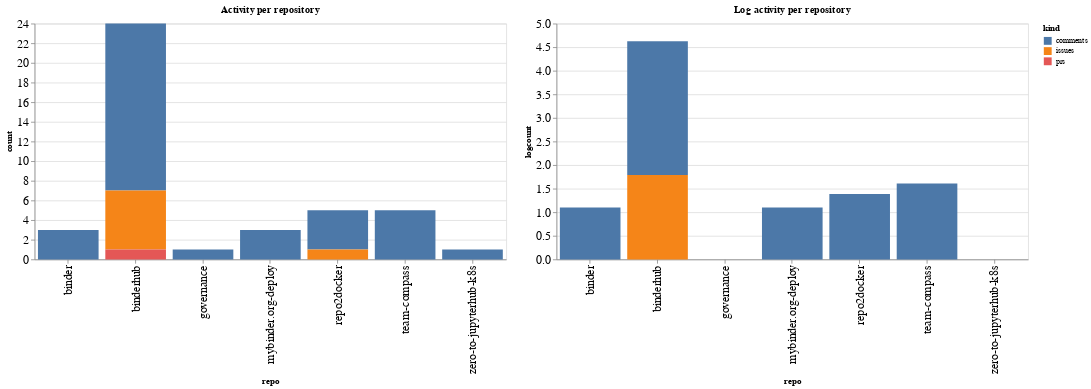

The cell this chart's notebook holds for it:
### Code cell
ch1 = alt.Chart(repo_summaries, width=600, title="Activity per repository").mark_bar().encode(
    x='repo',
    y='count',
    color='kind',
    tooltip="kind"
)

ch2 = alt.Chart(repo_summaries, width=600, title="Log activity per repository").mark_bar().encode(
    x='repo',
    y='logcount',
    color='kind',
    tooltip="kind"
)

ch1 | ch2

### Figure 1 — Vega-Lite specification as saved in the notebook (floating-point values rounded to 4 significant figures)
{"config": {"axisLeft": {"labelFontSize": 15}, "axisBottom": {"labelFontSize": 15}}, "hconcat": [{"mark": "bar", "encoding": {"color": {"type": "nominal", "field": "kind"}, "tooltip": {"type": "nominal", "field": "kind"}, "x": {"type": "nominal", "field": "repo"}, "y": {"type": "quantitative", "field": "count"}}, "title": "Activity per repository", "width": 600}, {"mark": "bar", "encoding": {"color": {"type": "nominal", "field": "kind"}, "tooltip": {"type": "nominal", "field": "kind"}, "x": {"type": "nominal", "field": "repo"}, "y": {"type": "quantitative", "field": "logcount"}}, "title": "Log activity per repository", "width": 600}], "data": {"name": "data-8907379c2570c79de4999f9236ee77ec"}, "$schema": "https://vega.github.io/schema/vega-lite/v4.8.1.json", "datasets": {"data-8907379c2570c79de4999f9236ee77ec": [{"repo": "binder", "kind": "comments", "count": 3, "logcount": 1.099}, {"repo": "binderhub", "kind": "comments", "count": 17, "logcount": 2.833}, {"repo": "binderhub", "kind": "issues", "count": 6, "logcount": 1.792}, {"repo": "binderhub", "kind": "prs", "count": 1, "logcount": 0.0}, {"repo": "governance", "kind": "comments", "count": 1, "logcount": 0.0}, {"repo": "mybinder.org-deploy", "kind": "comments", "count": 3, "logcount": 1.099}, {"repo": "repo2docker", "kind": "comments", "count": 4, "logcount": 1.386}, {"repo": "repo2docker", "kind": "issues", "count": 1, "logcount": 0.0}, {"repo": "team-compass", "kind": "comments", "count": 5, "logcount": 1.609}, {"repo": "zero-to-jupyterhub-k8s", "kind": "comments", "count": 1, "logcount": 0.0}]}}
